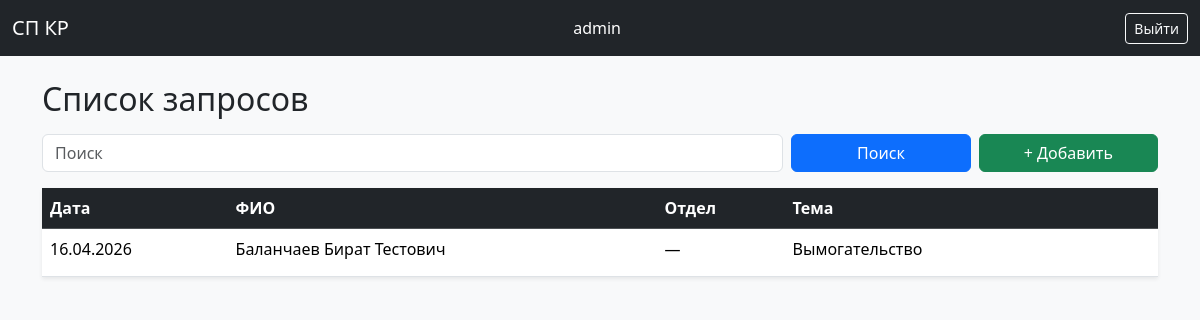
Before: / (signed in) with the older database file.
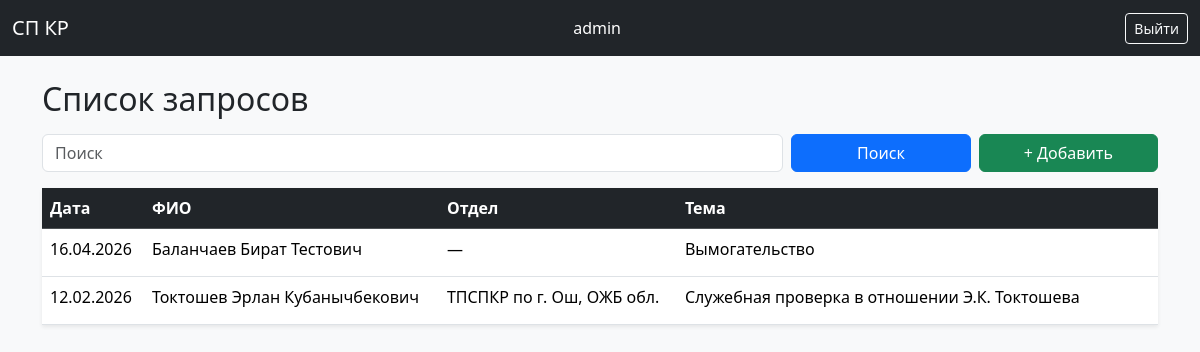
After: the same page with the newer database file.
### core/models.py (models this page shows, shortened)
class Employee(models.Model):
    last_name = models.CharField("Фамилия", max_length=100)
    first_name = models.CharField("Имя", max_length=100)
    middle_name = models.CharField("Отчество", max_length=100, blank=True)
    position = models.CharField("Должность", max_length=100, blank=True)
    department = models.ForeignKey(
        Department,
        on_delete=models.PROTECT,
        verbose_name="Подраздел",
        null=True,
        blank=True,
    )
    phone_number = models.CharField("Номер телефона", max_length=20, blank=True)
    inf_name = models.CharField("Название", max_length=100, blank=True)
    inf_date = models.DateField("Дата заявки", null=True, blank=True)
    inf_source = models.CharField("Источник информации", max_length=100, blank=True)
    audit_subject = models.CharField("Субъект аудита", max_length=200, blank=True)
    inf_text = models.TextField("Информация", blank=True)
    inf_result = models.CharField("Результат", max_length=500, blank=True)
    created_at = models.DateTimeField("Дата создания", auto_now_add=True)

class Department(models.Model):
    name = models.CharField("Подраздел", max_length=100)

### core/views.py (the view)
# urls.py: path("", employee_list, name="employee_list"),
@login_required
def employee_list(request):
    employees = Employee.objects.all()
    query = request.GET.get("q", "")
    if query:
        employees = employees.filter(
            Q(last_name__icontains=query)
            | Q(first_name__icontains=query)
            | Q(middle_name__icontains=query)
        )
    return render(request, "core/employee_list.html", {"employees": employees, "query": query})

### core/templates/core/employee_list.html (shortened to what this page needs)
{% extends "base.html" %}
{% block content %}
<h2 class="mb-3">Список запросов</h2>
<form method="get" class="row g-2 mb-3">
    <div class="col-md-8">
        <input type="text"
               name="q"
               value="{{ query }}"
               class="form-control"
               placeholder="Поиск">
    </div>
    <div class="col-md-2">
        <button class="btn btn-primary w-100" type="submit">
            Поиск
        </button>
    </div>
    <div class="col-md-2">
        <a href="{% url 'employee_create' %}"
           class="btn btn-success w-100">
            + Добавить
        </a>
    </div>
</form>
<table class="table table-hover shadow-sm">
    <thead class="table-dark">
    <tr>
        <th>Дата</th>
        <th>ФИО</th>
        <th>Отдел</th>
        <th>Тема</th>
        <th class="text-center"></th>
    </tr>
    </thead>
    <tbody>
    {% for emp in employees %}
    <tr class="table-row"
        onclick="window.location='{% url 'employee_detail' emp.id %}'">
        <td>{{ emp.inf_date|date:"d.m.Y"|default:"—" }}</td>
        <td>
            {{ emp.last_name }} {{ emp.first_name }} {{ emp.middle_name }}
        </td>
        <td>{{ emp.department.name|default:"—" }}</td>
        <td>{{ emp.inf_name|default:"—" }}</td>
        <td class="text-center">
        </td>
    </tr>
    {% endfor %}
    </tbody>
</table>
{% endblock %}

Changed rows visible on the page:
added Employee: inf_date "12.02.2026", last_name "Токтошев", first_name "Эрлан", middle_name "Кубанычбекович", department.name "ТПСПКР по г. Ош, ОЖБ обл.", inf_name "Служебная проверка в отношении Э.К. Токтошева"
